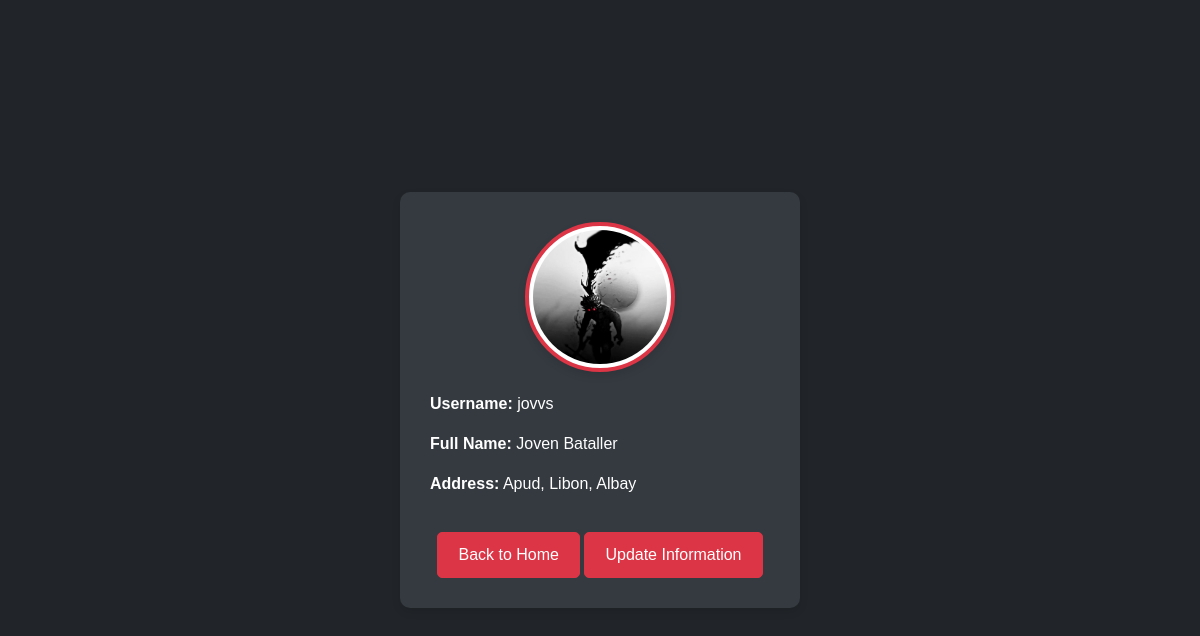
Screenshot of /common_user/information.php (signed in) with the database file from the repository.
### tables this page shows
CREATE TABLE `users` (
  `user_id` int(255) NOT NULL,
  `fname` varchar(255) NOT NULL,
  `address` varchar(255) NOT NULL,
  `user_cat` varchar(255) NOT NULL COMMENT 'U -User/Client\r\nA -Admin/Seller\r\n',
  `uname` varchar(255) NOT NULL,
  `password` varchar(255) NOT NULL,
  `date_added` timestamp NOT NULL DEFAULT current_timestamp() ON UPDATE current_timestamp(),
  `user_img` varchar(255) DEFAULT NULL
);

### common_user/information.php (the view, shortened to what this page needs)
<?php
include_once "../db.php";
$user_id = $_SESSION['user_id'];
$sql_fetch_user = "SELECT user_id, uname, fname, address, user_cat, user_img FROM users WHERE user_id = '$user_id'";
$result = mysqli_query($conn, $sql_fetch_user);
$user = mysqli_fetch_assoc($result);
?>
<!DOCTYPE html>
<html lang="en">
<head>
    <link rel="stylesheet" href="css/bootstrap.css">
    <link rel="stylesheet" href="https://cdnjs.cloudflare.com/ajax/libs/font-awesome/5.15.4/css/all.min.css">
</head>
<body>
    <div class="user-info">
        <div class="user-img-container">
            <img src="../uploads/<?php echo $user['user_img']; ?>" class="img-thumbnail user-img" alt="User Image">
        </div>
        <div class="user-details">
            <p><strong>Username:</strong> <?php echo $user['uname']; ?></p>
            <p><strong>Full Name:</strong> <?php echo $user['fname']; ?></p>
            <p><strong>Address:</strong> <?php echo $user['address']; ?></p>
        </div>
        <div class="card-footer">
            <a href="index.php" class="btn btn-primary">Back to Home</a>
            <a href="update.php" class="btn btn-primary">Update Information</a>
        </div>
    </div>
</body>
</html>

### common_user/information.php (style rules this page uses)
body { background-color: #212529; color: #fff; display: flex; justify-content: center; align-items: center; height: 100vh; margin: 0; font-family: Arial, sans-serif; }
.user-info { width: 80%; max-width: 400px; padding: 30px; background-color: #343a40; border-radius: 10px; box-shadow: 0 4px 8px rgba(0, 0, 0, 0.1); }
.user-img-container { text-align: center; margin-bottom: 20px; }
.user-img { width: 150px; height: 150px; border-radius: 50%; object-fit: cover; border: 4px solid #dc3545; box-shadow: 0 4px 8px rgba(0, 0, 0, 0.1); }
.user-details { text-align: left; }
.card-footer { text-align: center; padding-top: 20px; }
.btn-primary { color: white; background-color: #dc3545; border-color: #dc3545; padding: 10px 20px; font-size: 1rem; text-decoration: none; border-radius: 5px; transition: all 0.3s ease; }

### rows the page displays
users: user_img (picture), uname "jovvs", fname "Joven Bataller", address "Apud, Libon, Albay"
